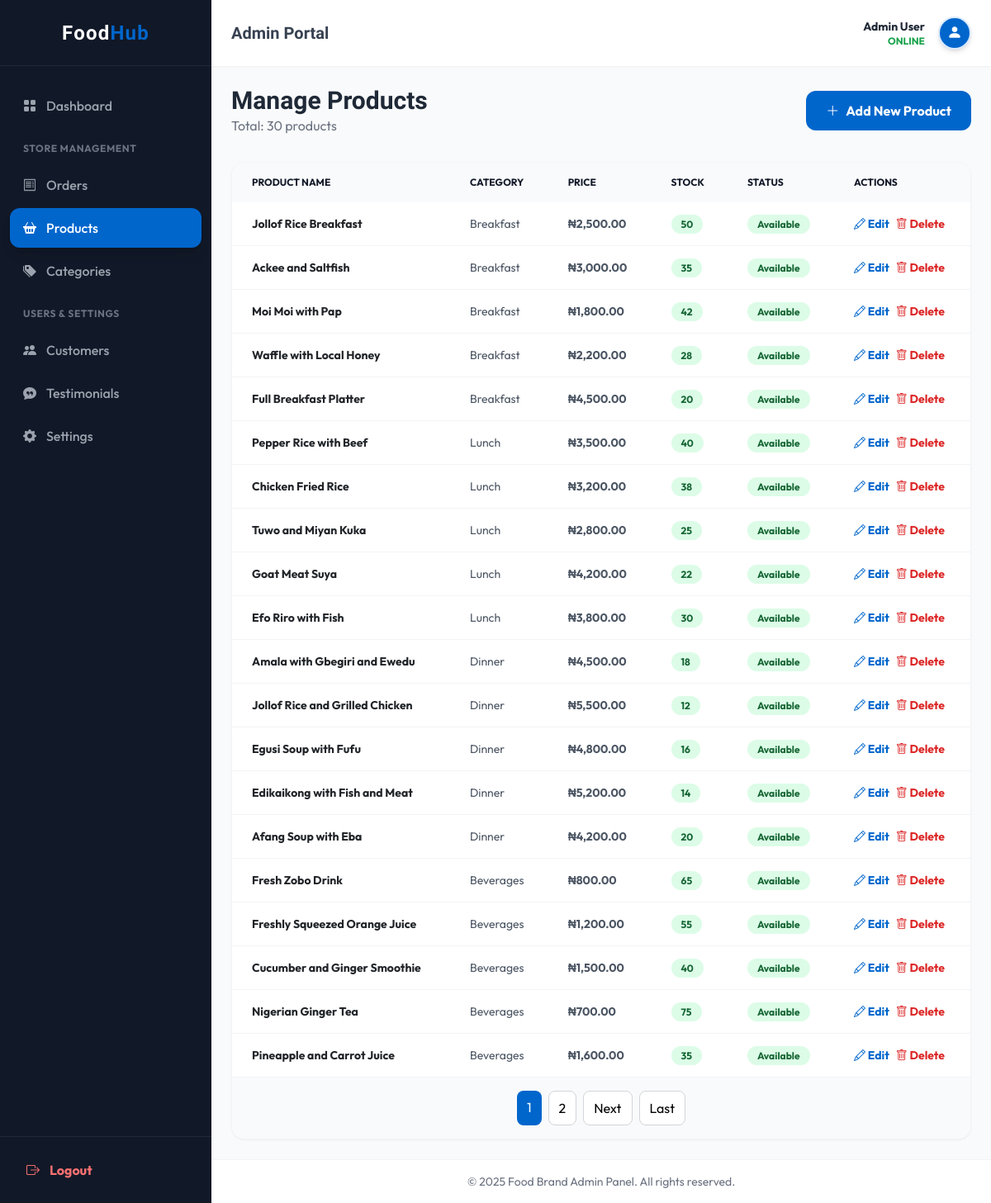
Screenshot of /admin/manage-products.php (signed in) with the database file from the repository.
### tables this page shows
CREATE TABLE products (
    product_id INT PRIMARY KEY AUTO_INCREMENT,
    category_id INT NOT NULL,
    product_name VARCHAR(150) NOT NULL,
    description TEXT,
    price DECIMAL(10, 2) NOT NULL,
    discount_price DECIMAL(10, 2) DEFAULT NULL,
    image VARCHAR(255),
    stock_quantity INT DEFAULT 0,
    is_featured BOOLEAN DEFAULT FALSE,
    rating DECIMAL(3, 2) DEFAULT 0,
    status ENUM('available', 'unavailable', 'out_of_stock') DEFAULT 'available',
    created_at TIMESTAMP DEFAULT CURRENT_TIMESTAMP,
    updated_at TIMESTAMP DEFAULT CURRENT_TIMESTAMP ON UPDATE CURRENT_TIMESTAMP,
    FOREIGN KEY (category_id) REFERENCES categories(category_id) ON DELETE CASCADE,
    INDEX idx_category (category_id),
    INDEX idx_status (status),
    INDEX idx_featured (is_featured),
    INDEX idx_price (price)
);

CREATE TABLE categories (
    category_id INT PRIMARY KEY AUTO_INCREMENT,
    category_name VARCHAR(100) NOT NULL UNIQUE,
    description TEXT,
    image VARCHAR(255),
    display_order INT DEFAULT 0,
    status ENUM('active', 'inactive') DEFAULT 'active',
    created_at TIMESTAMP DEFAULT CURRENT_TIMESTAMP,
    updated_at TIMESTAMP DEFAULT CURRENT_TIMESTAMP ON UPDATE CURRENT_TIMESTAMP,
    INDEX idx_status (status),
    INDEX idx_order (display_order)
);

### admin/manage-products.php (the view, shortened to what this page needs)
<?php
require_once 'includes/admin-header.php';
require_once 'includes/admin-functions.php';
$page = isset($_GET['page']) ? max(1, (int)$_GET['page']) : 1;
$per_page = 20;
$offset = ($page - 1) * $per_page;
$total_result = $conn->query("SELECT COUNT(product_id) as total FROM products");
$total_row = $total_result->fetch_assoc();
$total_products = $total_row['total'];
$total_pages = ceil($total_products / $per_page);
$sql = "SELECT p.*, c.category_name
        FROM products p
        LEFT JOIN categories c ON p.category_id = c.category_id
        ORDER BY p.created_at DESC
        LIMIT $offset, $per_page";
$products = $conn->query($sql)->fetch_all(MYSQLI_ASSOC);
?>
<div class="flex justify-between items-center mb-8">
    <div>
        <h1 class="font-heading text-3xl font-bold text-gray-800">Manage Products</h1>
        <p class="text-gray-500">Total: <?php echo $total_products; ?> products</p>
    </div>
    <a href="add-product.php" class="bg-primary text-white px-6 py-3 rounded-xl font-bold hover:bg-blue-700 transition-colors flex items-center gap-2">
        <i class="bi bi-plus-lg"></i> Add New Product
    </a>
</div>
<div class="bg-white rounded-2xl shadow-sm border border-gray-100 overflow-hidden">
    <div class="overflow-x-auto">
        <table class="w-full text-left text-sm text-gray-600">
            <thead class="bg-gray-50 text-gray-900 font-bold uppercase text-xs">
                <tr>
                    <th class="px-6 py-4">Product Name</th>
                    <th class="px-6 py-4">Category</th>
                    <th class="px-6 py-4">Price</th>
                    <th class="px-6 py-4">Stock</th>
                    <th class="px-6 py-4">Status</th>
                    <th class="px-6 py-4">Actions</th>
                </tr>
            </thead>
            <tbody class="divide-y divide-gray-100">
                <?php if (!empty($products)): ?>
                    <?php foreach ($products as $product): ?>
                    <tr class="hover:bg-gray-50 transition-colors">
                        <td class="px-6 py-4 font-bold text-dark"><?php echo htmlspecialchars($product['product_name']); ?></td>
                        <td class="px-6 py-4"><?php echo htmlspecialchars($product['category_name'] ?? 'N/A'); ?></td>
                        <td class="px-6 py-4 font-bold">₦<?php echo number_format($product['price'], 2); ?></td>
                        <td class="px-6 py-4">
                            <span class="px-3 py-1 rounded-full text-xs font-bold <?php echo $product['stock_quantity'] > 0 ? 'bg-green-100 text-green-800' : 'bg-red-100 text-red-800'; ?>">
                                <?php echo $product['stock_quantity']; ?>
                            </span>
                        </td>
                        <td class="px-6 py-4">
                            <span class="px-3 py-1 rounded-full text-xs font-bold
                                <?php
                                if ($product['status'] == 'available') echo 'bg-green-100 text-green-800';
                                elseif ($product['status'] == 'unavailable') echo 'bg-gray-100 text-gray-800';
                                else echo 'bg-red-100 text-red-800';
                                ?>
                            ">
                                <?php echo ucfirst($product['status']); ?>
                            </span>
                        </td>
                        <td class="px-6 py-4 flex gap-2">
                            <a href="edit-product.php?id=<?php echo $product['product_id']; ?>" class="text-primary hover:text-blue-700 font-bold text-sm">
                                <i class="bi bi-pencil"></i> Edit
                            </a>
                            <a href="delete-product.php?id=<?php echo $product['product_id']; ?>" class="text-red-600 hover:text-red-800 font-bold text-sm" onclick="return confirm('Are you sure?');">
                                <i class="bi bi-trash"></i> Delete
                            </a>
                        </td>
                    </tr>
                    <?php endforeach; ?>
                <?php endif; ?>
            </tbody>
        </table>
    </div>
    <?php if ($total_pages > 1): ?>
    <div class="px-6 py-4 bg-gray-50 border-t border-gray-100 flex justify-center gap-2">
        <?php for ($i = max(1, $page - 2); $i <= min($total_pages, $page + 2); $i++): ?>
            <a href="?page=<?php echo $i; ?>" class="px-3 py-2 rounded-lg <?php echo $i === $page ? 'bg-primary text-white' : 'bg-white border border-gray-300 hover:bg-gray-50'; ?>">
                <?php echo $i; ?>
            </a>
        <?php endfor; ?>
        <?php if ($page < $total_pages): ?>
            <a href="?page=<?php echo $page + 1; ?>" class="px-3 py-2 bg-white border border-gray-300 rounded-lg hover:bg-gray-50">Next</a>
            <a href="?page=<?php echo $total_pages; ?>" class="px-3 py-2 bg-white border border-gray-300 rounded-lg hover:bg-gray-50">Last</a>
        <?php endif; ?>
    </div>
    <?php endif; ?>
</div>
<?php require_once 'includes/admin-footer.php'; ?>

### admin/includes/admin-header.php (style rules this page uses)
body { font-family: 'Outfit', sans-serif; background-color: #F3F4F6; }

### rows the page displays
products: product_name "Jollof Rice Breakfast", category.category_name "Breakfast", price "2,500.00", stock_quantity "50", status "Available"
products: product_name "Ackee and Saltfish", category.category_name "Breakfast", price "3,000.00", stock_quantity "35", status "Available"
products: product_name "Moi Moi with Pap", category.category_name "Breakfast", price "1,800.00", stock_quantity "42", status "Available"
products: product_name "Waffle with Local Honey", category.category_name "Breakfast", price "2,200.00", stock_quantity "28", status "Available"
products: product_name "Full Breakfast Platter", category.category_name "Breakfast", price "4,500.00", stock_quantity "20", status "Available"
products: product_name "Pepper Rice with Beef", category.category_name "Lunch", price "3,500.00", stock_quantity "40", status "Available"
products: product_name "Chicken Fried Rice", category.category_name "Lunch", price "3,200.00", stock_quantity "38", status "Available"
products: product_name "Tuwo and Miyan Kuka", category.category_name "Lunch", price "2,800.00", stock_quantity "25", status "Available"
products: product_name "Goat Meat Suya", category.category_name "Lunch", price "4,200.00", stock_quantity "22", status "Available"
products: product_name "Efo Riro with Fish", category.category_name "Lunch", price "3,800.00", stock_quantity "30", status "Available"
products: product_name "Amala with Gbegiri and Ewedu", category.category_name "Dinner", price "4,500.00", stock_quantity "18", status "Available"
products: product_name "Jollof Rice and Grilled Chicken", category.category_name "Dinner", price "5,500.00", stock_quantity "12", status "Available"
products: product_name "Egusi Soup with Fufu", category.category_name "Dinner", price "4,800.00", stock_quantity "16", status "Available"
products: product_name "Edikaikong with Fish and Meat", category.category_name "Dinner", price "5,200.00", stock_quantity "14", status "Available"
products: product_name "Afang Soup with Eba", category.category_name "Dinner", price "4,200.00", stock_quantity "20", status "Available"
products: product_name "Fresh Zobo Drink", category.category_name "Beverages", price "800.00", stock_quantity "65", status "Available"
products: product_name "Freshly Squeezed Orange Juice", category.category_name "Beverages", price "1,200.00", stock_quantity "55", status "Available"
products: product_name "Cucumber and Ginger Smoothie", category.category_name "Beverages", price "1,500.00", stock_quantity "40", status "Available"
products: product_name "Nigerian Ginger Tea", category.category_name "Beverages", price "700.00", stock_quantity "75", status "Available"
products: product_name "Pineapple and Carrot Juice", category.category_name "Beverages", price "1,600.00", stock_quantity "35", status "Available"

### other values shown
$total_products "30"
SITE_NAME "Food Brand"
